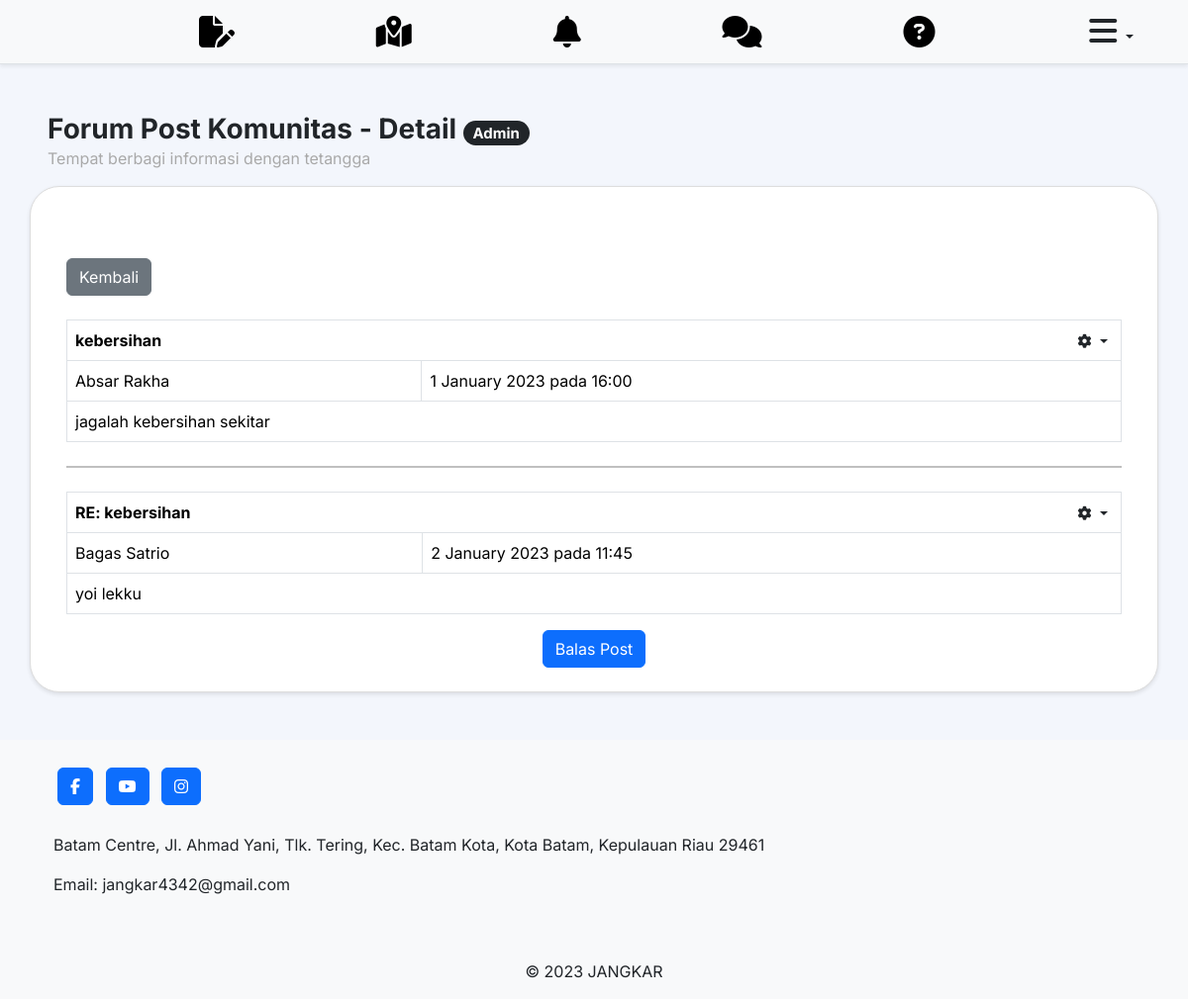
The page /detailfpk.php?post_id=1 (signed in) on the database its author committed.
### tables this page shows
CREATE TABLE post (
    post_id INT NOT NULL AUTO_INCREMENT PRIMARY KEY,
    user_id CHAR(11),
    parent INT,
    date_time DATETIME NOT NULL,
    title VARCHAR(50) NOT NULL,
    content TEXT NOT NULL,
    FOREIGN KEY (user_id) REFERENCES user(user_id),
    FOREIGN KEY (parent) REFERENCES post(post_id) ON DELETE CASCADE
);

CREATE TABLE user (
    user_id CHAR(11) PRIMARY KEY,
    username VARCHAR(50) NOT NULL,
    password VARCHAR(15) NOT NULL,
    role ENUM('resident', 'security', 'admin') NOT NULL,
    name VARCHAR(50) NOT NULL
);

### detailfpk.php (the view, shortened to what this page needs)
<?php
$user_idsesi = $_SESSION['user_id'];
$name = $_SESSION['name'];
$role = $_SESSION['role'];
    ?>
<!DOCTYPE html>
<html lang="id-ID">
<head>
    <link rel='stylesheet' href='admin.css'>
    <link rel='stylesheet' href='css/bootstrap.min.css'>
    <link rel='stylesheet' type='text/css' href='fontawesome/css/all.min.css'>
</head>
<body style="background-color: #F3F6FC; font-family: 'inter'; padding-top: 90px;">
    <?php
    if ($role == 'resident') { ?>
        <nav class='navbar navbar-expand-lg navbar-light bg-light fixed-top border-bottom shadow-sm'>
            <div class='container mx-auto d-flex justify-content-between align-items-center position-relative'>
                <a class='navbar-brand' href='dashboard.php'>
                    <img src='images/brand.png' width='40' length='40' alt=''>
                </a>
                <div class='d-flex align-items-center'>
                    <a href='laporan.php' class='text-black' style='text-decoration: none;'>
                        <i class='fa-solid fa-file-pen fa-2x d-none d-md-block'></i>
                    </a>
                </div>
                <div class='d-flex align-items-center'>
                    <a href='peta.php' class='text-black' style='text-decoration: none;'>
                        <i class='fa-solid fa-map-location-dot fa-2x d-none d-md-block'></i>
                    </a>
                </div>
                <div class='d-flex align-items-center'>
                    <a href='#' class='text-red'>
                        <i class='fa-solid fa-circle-exclamation fa-4x d-none d-md-block position-absolute'
                            style='color: #ff595e; margin-bottom: -75px; margin-left: -20px;'></i>
                    </a>
                </div>
                <div class='d-flex align-items-center'>
                    <a href='fpk.php' class='text-black' style='text-decoration: none;'>
                        <i class='fa-solid fa-comments fa-2x d-none d-md-block'></i>
                    </a>
                </div>
                <div class='d-flex align-items-center'>
                    <a href='tiket.php' class='text-black' style='text-decoration: none;'>
                        <i class='fa-solid fa-circle-question fa-2x d-none d-md-block'></i>
                    </a>
                </div>
                <div class='d-flex align-items-center '>
                    <div class='dropdown'>
                        <a class='btn dropdown-toggle' href='logout.php' role='button' data-bs-toggle='dropdown'
                            aria-expanded='false'>
                            <i class='fa-solid fa-bars fa-2x'></i>
                        </a>
                        <ul class='dropdown-menu dropdown-menu-end'>
                            <li><span class='dropdown-item-text'>
                                    <?php echo $name ?>
                                </span></li>
                            <li>
                                <hr class='dropdown-divider'>
                            </li>
                            <li><a class='dropdown-item d-block d-md-none' href='dashboard.php'>Dashboard</a></li>
                            <li><a class='dropdown-item d-block d-md-none' href='laporan.php'>Form Laporan</a></li>
                            <li><a class='dropdown-item d-block d-md-none' href='peta.php'>Peta Keamanan</a></li>
                            <li><a class='dropdown-item active d-block d-md-none' href='fpk.php'>Forum Post Komunitas</a>
                            </li>
                            <li><a class='dropdown-item d-block d-md-none' href='tiket.php'>Meja Bantuan</a></li>
                            <li>
                                <hr class='dropdown-divider d-block d-md-none'>
                            </li>
                            <li><a class='dropdown-item' href='logout.php'>Keluar</a></li>
                        </ul>
                    </div>
                </div>
            </div>
        </nav>
    <?php } elseif ($role == 'admin') { ?>
        <nav class='navbar navbar-expand-lg navbar-light bg-light fixed-top border-bottom shadow-sm'>
            <div class='container mx-auto d-flex justify-content-between align-items-center position-relative'>
                <div class='d-flex align-items-center'>
                    <a href='laporan.php' class='text-black' style='text-decoration: none;'>
                        <i class='fa-solid fa-file-pen fa-2x d-none d-md-block'></i>
                    </a>
                </div>
                <div class='d-flex align-items-center'>
                    <a href='peta.php' class='text-black' style='text-decoration: none;'>
                        <i class='fa-solid fa-map-location-dot fa-2x d-none d-md-block'></i>
                    </a>
                </div>
                <div class='d-flex align-items-center'>
                    <a href='notif.php' class='text-black' style='text-decoration: none;'>
                        <i class='fa-solid fa-bell fa-2x d-none d-md-block'></i>
                    </a>
                </div>
                <div class='d-flex align-items-center'>
                    <a href='fpk.php' class='text-black' style='text-decoration: none;'>
                        <i class='fa-solid fa-comments fa-2x d-none d-md-block'></i>
                    </a>
                </div>
                <div class='d-flex align-items-center'>
                    <a href='tiket.php' class='text-black' style='text-decoration: none;'>
                        <i class='fa-solid fa-circle-question fa-2x d-none d-md-block'></i>
                    </a>
                </div>
                <div class='d-flex align-items-center '>
                    <div class='dropdown'>
                        <a class='btn dropdown-toggle' href='logout.php' role='button' data-bs-toggle='dropdown'
                            aria-expanded='false'>
                            <i class='fa-solid fa-bars fa-2x'></i>
                        </a>
                    </div>
                </div>
            </div>
        </nav>
        <?php
    }
    ?>
    <h3 class='mb-0 ms-5 mt-4'><strong>Forum Post Komunitas - Detail </strong>
        <?php
        if ($role == 'resident') {
            echo "<span style='font-size: 15px;'
        class='badge rounded-pill text-bg-danger'>Masyarakat</span></h3>";
        } elseif ($role == 'security') {
            echo "<span style='font-size: 15px;'
        class='badge rounded-pill text-bg-primary'>Petugas</span></h3>";
        } elseif ($role == 'admin') {
            echo "<span style='font-size: 15px;'
        class='badge rounded-pill text-bg-dark'>Admin</span></h3>";
        }
        ?>
        <p style='color: darkgray;' class='ms-5'>Tempat berbagi informasi dengan tetangga</p>
        <?php
        include("koneksi.php");
        if (isset($_GET['post_id'])) {
            $post_id = $_GET['post_id'];
            $postquery = mysqli_query($koneksi, "SELECT post.*, user.name AS realname
                                        FROM post
                                        JOIN user ON user.user_id = post.user_id
                                        WHERE post.post_id = $post_id");
            if ($postdata = mysqli_fetch_array($postquery)) {
                $user_id = $postdata['user_id'];
                $realname = $postdata['realname'];
                $title = $postdata['title'];
                $postTime = date('j F Y \p\a\d\a H:i', strtotime($postdata['date_time']));
                $content = $postdata['content'];
            }
        }
        ?>
        <center>
            <div class="main-page p-4">
                <div class="container mt-5">
                    <div class="d-flex justify-content-start">
                        <a href="fpk.php" class="btn btn-secondary">
                            Kembali
                        </a>
                    </div>
                    <br>
                    <table class="table table-bordered">
                        <thead>
                            <tr>
                                <th colspan="2" class="position-relative">
                                    <?php echo $title ?>
                                    <?php
                                    if ($user_idsesi == $user_id || $role == 'admin') {
                                        ?>
                                        <div class='dropdown position-absolute end-0' style="margin-top: -30px;">
                                            <a class='btn dropdown-toggle' href='#' role='button' data-bs-toggle='dropdown'
                                                aria-expanded='false'>
                                                <i class='fa-solid fa-gear fa-sm'></i>
                                            </a>
                                        </div>
                                        <?php
                                    }
                                    ?>
                                </th>
                            </tr>
                        </thead>
                        <tbody>
                            <tr>
                                <td>
                                    <?php echo $realname ?>
                                </td>
                                <td>
                                    <?php echo $postTime ?>
                                </td>
                            </tr>
                            <tr>
                                <td colspan="2">
                                    <?php echo $content ?>
                                </td>
                            </tr>
                        </tbody>
                    </table>
                    <hr class="my-4" style="border-top: 2px solid #000;">
                    <?php
                    include("koneksi.php");
                    $replyquery = mysqli_query($koneksi, "SELECT post.*, user.name AS realname
                                        FROM post
                                        JOIN user ON user.user_id = post.user_id
                                        WHERE post.parent = $post_id");
                    while ($replydata = mysqli_fetch_array($replyquery)) {
                        $replyTime = date('j F Y \p\a\d\a H:i', strtotime($replydata['date_time']));
                        ?>
                        <table class="table table-bordered">
                            <thead>
                                <tr>
                                    <th colspan="2" class="position-relative">
                                        <?php echo $replydata['title']; ?>
                                        <?php
                                        if ($user_idsesi == $replydata['user_id'] || $role == 'admin') {
                                            ?>
                                            <div class='dropdown position-absolute end-0' style="margin-top: -30px;">
                                                <a class='btn dropdown-toggle' href='#' role='button' data-bs-toggle='dropdown'
                                                    aria-expanded='false'>
                                                    <i class='fa-solid fa-gear fa-sm'></i>
                                                </a>
                                            </div>
                                        </th>
                                        <?php
                                        }
                                        ?>
                                </tr>
                            </thead>
                            <tbody>
                                <tr>
                                    <td>
                                        <?php echo $replydata['realname'] ?>
                                    </td>
                                    <td>
                                        <?php echo $replyTime ?>
                                    </td>
                                </tr>
                                <tr>
                                    <td colspan="2">
                                        <?php echo $replydata['content'] ?>
                                    </td>
                                </tr>
                            </tbody>
                        </table>
                        <?php
                    }
                    ?>
                    <div class="accordion" id="repliesAccordion">
                        <button class="btn btn-primary" type="button" data-bs-toggle="collapse"
                            data-bs-target="#balasan" aria-expanded="false" aria-controls="replyForm">
                            Balas Post
                        </button>
                    </div>
                    </div>
    </center>
    <footer class='bg-light text-center text-lg-start mt-5'>
        <div class='container p-4'>
            <section class='mb-4'>
                <a class='btn btn-primary btn-floating m-1' href='https://www.facebook.com/profile.php?id=61554361356326&mibextid=LQQJ4d' role='button'><i
                        class='fab fa-facebook-f'></i></a>
                <a class='btn btn-primary btn-floating m-1' href='https://www.youtube.com/@JANGKAR' role='button'><i class='fab fa-youtube'></i></a>
                <a class='btn btn-primary btn-floating m-1' href='https://instagram.com/jangkar.2023?igshid=YTQwZjQ0NmI0OA%3D%3D&utm_source=qr' role='button'><i class='fab fa-instagram'></i></a>
            </section>
            <section class='mb-4'>
                <p>
                    Batam Centre, Jl. Ahmad Yani, Tlk. Tering, Kec. Batam Kota, Kota Batam, Kepulauan Riau 29461
                </p>
                <p>
                    Email: jangkar4342@gmail.com
                </p>
            </section>
        </div>
        <div class='text-center p-3 bg-light'>
            © 2023 JANGKAR
        </div>
    </footer>
</body>

### admin.css (style rules this page uses)
.main-page { height: auto; width: 95%; background-color: white; border-radius: 30px; box-shadow: 0 2px 4px rgba(0, 0, 0, 0.1); border: 1px solid #ddd; position: relative; }

### rows shown on the page
post: title "kebersihan", user.name "Absar Rakha", date_time "1 January 2023 pada 16:00", content "jagalah kebersihan sekitar"
post: title "RE: kebersihan", user.name "Bagas Satrio", date_time "2 January 2023 pada 11:45", content "yoi lekku"
